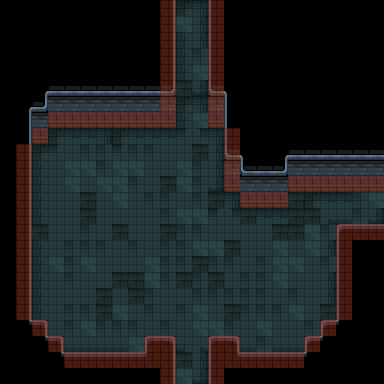

The image is a tile-based game level rendered from a .tmx file. Its description and source (layers, tilesets, objects; grid data summarised) follow:
An orthogonal 24x24 tile map with 16x16 px tiles, 3 tile layers (floor, details, collision) and 11 objects (4x EnemySpawnPoint, 3x EnemySpawnTrigger, 3x Gate, CombatArea).

<map version="1.10" tiledversion="1.10.2" orientation="orthogonal" renderorder="right-down" width="24" height="24" tilewidth="16" tileheight="16" infinite="0" nextlayerid="8" nextobjectid="34">
 <tileset firstgid="1" source="../../Tilesets/dungeon_prison_tileset.tsx" />
 <layer id="3" name="floor" width="24" height="24">
  <data>[576 cells, 0 non-empty, 0 distinct tile ids]</data>
 </layer>
 <layer id="2" name="details" width="24" height="24">
  <data>[576 cells, 378 non-empty, 29 distinct tile ids]</data>
 </layer>
 <layer id="1" name="collision" width="24" height="24" opacity="0.5">
  <data>[576 cells, 79 non-empty, 1 distinct tile ids]</data>
 </layer>
 <objectgroup id="7" name="entities">
  <object id="17" type="EnemySpawnTrigger" x="176" y="128" width="32" height="16">
   <properties>
    <property name="TriggerType" propertytype="triggerType" value="EnemySpawn" />
   </properties>
  </object>
  <object id="18" type="EnemySpawnTrigger" x="320" y="192" width="16" height="32">
   <properties>
    <property name="TriggerType" propertytype="triggerType" value="EnemySpawn" />
   </properties>
  </object>
  <object id="19" type="EnemySpawnTrigger" x="176" y="320" width="32" height="16">
   <properties>
    <property name="TriggerType" propertytype="triggerType" value="EnemySpawn" />
   </properties>
  </object>
  <object id="20" type="EnemySpawnPoint" x="64" y="176">
   <point />
  </object>
  <object id="21" type="EnemySpawnPoint" x="144" y="176">
   <point />
  </object>
  <object id="22" type="EnemySpawnPoint" x="80" y="288">
   <point />
  </object>
  <object id="23" type="EnemySpawnPoint" x="256" y="288">
   <point />
  </object>
  <object id="30" type="Gate" x="336" y="160" width="16" height="64">
   <properties>
    <property name="Flip" value="true" />
    <property name="Orientation" value="horizontal" />
   </properties>
  </object>
  <object id="31" type="Gate" x="176" y="80" width="32" height="48">
   <properties>
    <property name="Orientation" value="vertical" />
   </properties>
  </object>
  <object id="32" type="Gate" x="176" y="336" width="32" height="48">
   <properties>
    <property name="Orientation" value="vertical" />
   </properties>
  </object>
  <object id="33" type="CombatArea" x="48" y="128">
   <polygon points="0,0 176,0 176,64 192,64 192,80 240,80 240,64 288,64 288,192 272,192 272,208 256,208 256,224 192,224 192,208 96,208 96,224 16,224 16,208 0,208 0,192 -16,192 -16,16 0,16" />
  </object>
 </objectgroup>
</map>
